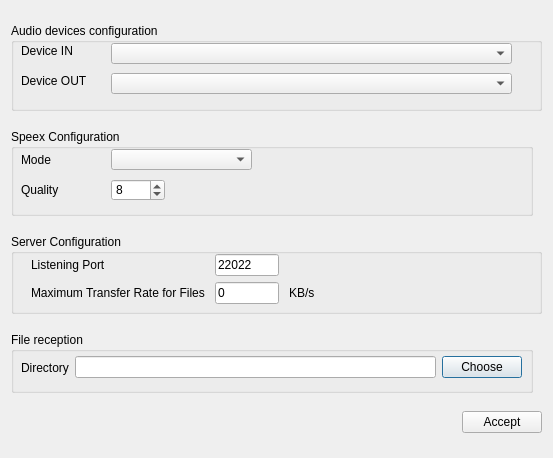
<?xml version="1.0" encoding="UTF-8"?>
<ui version="4.0">
 <class>dialog_Configuration</class>
 <widget class="QDialog" name="dialog_Configuration">
  <property name="geometry">
   <rect>
    <x>0</x>
    <y>0</y>
    <width>549</width>
    <height>458</height>
   </rect>
  </property>
  <property name="maximumSize">
   <size>
    <width>549</width>
    <height>458</height>
   </size>
  </property>
  <property name="windowTitle">
   <string>TETECO - Configuration</string>
  </property>
  <property name="windowIcon">
   <iconset resource="teteco.qrc">
    <normaloff>:/teteco.png</normaloff>:/teteco.png</iconset>
  </property>
  <property name="modal">
   <bool>true</bool>
  </property>
  <layout class="QVBoxLayout" name="verticalLayout">
   <item>
    <widget class="QGroupBox" name="groupBox_2">
     <property name="sizePolicy">
      <sizepolicy hsizetype="MinimumExpanding" vsizetype="Preferred">
       <horstretch>0</horstretch>
       <verstretch>0</verstretch>
      </sizepolicy>
     </property>
     <property name="minimumSize">
      <size>
       <width>531</width>
       <height>88</height>
      </size>
     </property>
     <property name="maximumSize">
      <size>
       <width>531</width>
       <height>88</height>
      </size>
     </property>
     <property name="title">
      <string>Audio devices configuration</string>
     </property>
     <widget class="QLabel" name="label_4">
      <property name="geometry">
       <rect>
        <x>10</x>
        <y>20</y>
        <width>56</width>
        <height>15</height>
       </rect>
      </property>
      <property name="text">
       <string>Device IN</string>
      </property>
     </widget>
     <widget class="QLabel" name="label_5">
      <property name="geometry">
       <rect>
        <x>10</x>
        <y>50</y>
        <width>71</width>
        <height>16</height>
       </rect>
      </property>
      <property name="text">
       <string>Device OUT</string>
      </property>
     </widget>
     <widget class="QComboBox" name="comboBox_Devices_IN">
      <property name="geometry">
       <rect>
        <x>100</x>
        <y>20</y>
        <width>401</width>
        <height>21</height>
       </rect>
      </property>
      <property name="sizePolicy">
       <sizepolicy hsizetype="Minimum" vsizetype="Fixed">
        <horstretch>0</horstretch>
        <verstretch>0</verstretch>
       </sizepolicy>
      </property>
     </widget>
     <widget class="QComboBox" name="comboBox_Devices_OUT">
      <property name="geometry">
       <rect>
        <x>100</x>
        <y>50</y>
        <width>401</width>
        <height>21</height>
       </rect>
      </property>
      <property name="sizePolicy">
       <sizepolicy hsizetype="MinimumExpanding" vsizetype="Fixed">
        <horstretch>0</horstretch>
        <verstretch>0</verstretch>
       </sizepolicy>
      </property>
     </widget>
    </widget>
   </item>
   <item>
    <widget class="QGroupBox" name="groupBox">
     <property name="minimumSize">
      <size>
       <width>522</width>
       <height>87</height>
      </size>
     </property>
     <property name="maximumSize">
      <size>
       <width>522</width>
       <height>87</height>
      </size>
     </property>
     <property name="title">
      <string>Speex Configuration</string>
     </property>
     <widget class="QLabel" name="label_6">
      <property name="geometry">
       <rect>
        <x>10</x>
        <y>20</y>
        <width>91</width>
        <height>21</height>
       </rect>
      </property>
      <property name="text">
       <string>Mode</string>
      </property>
     </widget>
     <widget class="QLabel" name="label_7">
      <property name="geometry">
       <rect>
        <x>10</x>
        <y>50</y>
        <width>91</width>
        <height>21</height>
       </rect>
      </property>
      <property name="text">
       <string>Quality</string>
      </property>
     </widget>
     <widget class="QComboBox" name="comboBox_SpeexMode">
      <property name="geometry">
       <rect>
        <x>100</x>
        <y>20</y>
        <width>141</width>
        <height>21</height>
       </rect>
      </property>
     </widget>
     <widget class="QSpinBox" name="spinBox_SpeexQuality">
      <property name="geometry">
       <rect>
        <x>100</x>
        <y>50</y>
        <width>54</width>
        <height>22</height>
       </rect>
      </property>
      <property name="maximum">
       <number>10</number>
      </property>
      <property name="value">
       <number>8</number>
      </property>
     </widget>
     <zorder>comboBox_SpeexMode</zorder>
     <zorder>spinBox_SpeexQuality</zorder>
     <zorder>label_7</zorder>
     <zorder>label_6</zorder>
    </widget>
   </item>
   <item>
    <widget class="QGroupBox" name="groupBox_3">
     <property name="minimumSize">
      <size>
       <width>531</width>
       <height>80</height>
      </size>
     </property>
     <property name="maximumSize">
      <size>
       <width>525</width>
       <height>80</height>
      </size>
     </property>
     <property name="title">
      <string>Server Configuration</string>
     </property>
     <widget class="QWidget" name="layoutWidget">
      <property name="geometry">
       <rect>
        <x>20</x>
        <y>20</y>
        <width>357</width>
        <height>51</height>
       </rect>
      </property>
      <layout class="QGridLayout" name="gridLayout">
       <property name="horizontalSpacing">
        <number>10</number>
       </property>
       <item row="0" column="0">
        <widget class="QLabel" name="label">
         <property name="text">
          <string>Listening Port</string>
         </property>
        </widget>
       </item>
       <item row="0" column="1">
        <widget class="QLineEdit" name="lineEdit_ServerPort">
         <property name="maximumSize">
          <size>
           <width>64</width>
           <height>16777215</height>
          </size>
         </property>
         <property name="layoutDirection">
          <enum>Qt::RightToLeft</enum>
         </property>
         <property name="text">
          <string>22022</string>
         </property>
        </widget>
       </item>
       <item row="1" column="0">
        <widget class="QLabel" name="label_3">
         <property name="text">
          <string>Maximum Transfer Rate for Files</string>
         </property>
        </widget>
       </item>
       <item row="1" column="1">
        <widget class="QLineEdit" name="lineEdit_Transfer">
         <property name="sizePolicy">
          <sizepolicy hsizetype="Fixed" vsizetype="Fixed">
           <horstretch>0</horstretch>
           <verstretch>0</verstretch>
          </sizepolicy>
         </property>
         <property name="maximumSize">
          <size>
           <width>64</width>
           <height>16777215</height>
          </size>
         </property>
         <property name="layoutDirection">
          <enum>Qt::RightToLeft</enum>
         </property>
         <property name="text">
          <string>0</string>
         </property>
        </widget>
       </item>
       <item row="1" column="2">
        <widget class="QLabel" name="label_8">
         <property name="text">
          <string>KB/s</string>
         </property>
        </widget>
       </item>
      </layout>
     </widget>
    </widget>
   </item>
   <item>
    <widget class="QGroupBox" name="groupBox_4">
     <property name="minimumSize">
      <size>
       <width>522</width>
       <height>61</height>
      </size>
     </property>
     <property name="maximumSize">
      <size>
       <width>522</width>
       <height>61</height>
      </size>
     </property>
     <property name="title">
      <string>File reception</string>
     </property>
     <widget class="QWidget" name="layoutWidget">
      <property name="geometry">
       <rect>
        <x>10</x>
        <y>10</y>
        <width>501</width>
        <height>51</height>
       </rect>
      </property>
      <layout class="QHBoxLayout" name="horizontalLayout_2">
       <item>
        <widget class="QLabel" name="label_2">
         <property name="text">
          <string>Directory</string>
         </property>
        </widget>
       </item>
       <item>
        <widget class="QLineEdit" name="lineEdit_Directory"/>
       </item>
       <item>
        <widget class="QPushButton" name="pushButton_Directory">
         <property name="text">
          <string>Choose</string>
         </property>
        </widget>
       </item>
      </layout>
     </widget>
    </widget>
   </item>
   <item>
    <layout class="QHBoxLayout" name="horizontalLayout">
     <item>
      <spacer name="horizontalSpacer">
       <property name="orientation">
        <enum>Qt::Horizontal</enum>
       </property>
       <property name="sizeHint" stdset="0">
        <size>
         <width>188</width>
         <height>20</height>
        </size>
       </property>
      </spacer>
     </item>
     <item>
      <widget class="QPushButton" name="pushButton_Accept">
       <property name="text">
        <string>Accept</string>
       </property>
      </widget>
     </item>
    </layout>
   </item>
  </layout>
 </widget>
 <resources>
  <include location="teteco.qrc"/>
 </resources>
 <connections>
  <connection>
   <sender>pushButton_Accept</sender>
   <signal>released()</signal>
   <receiver>dialog_Configuration</receiver>
   <slot>accept()</slot>
   <hints>
    <hint type="sourcelabel">
     <x>490</x>
     <y>195</y>
    </hint>
    <hint type="destinationlabel">
     <x>435</x>
     <y>0</y>
    </hint>
   </hints>
  </connection>
 </connections>
</ui>
